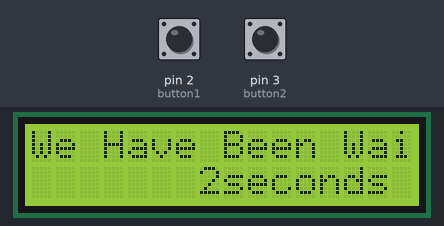
Recording of a sketch running on a simulated Arduino Uno, built with avr-gcc and run on an emulated ATmega328P. Shown: 16×2 character LCD. The inputs (shaded band) are chosen by the test bench; at power-on: pin 2 (button1) HIGH, pin 3 (button2) LOW.

Above: at 1.2 s.
1.3 s: pin 2 (button1) pulled LOW for 0.15 s
At 2.5 s:
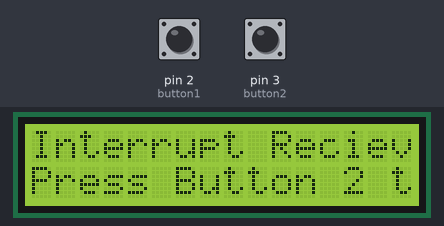
3.5 s: pin 3 (button2) pulled HIGH for 0.15 s
At 4.1 s:
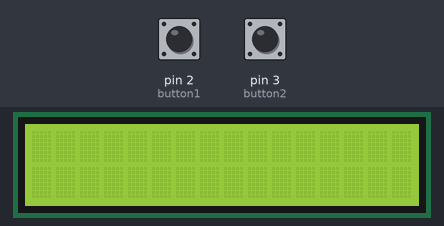
6.6 s: pin 2 (button1) pulled LOW for 1 s
At 8.6 s:
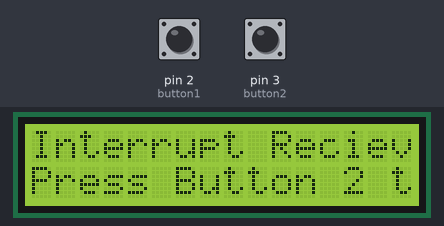
9.1 s: pin 3 (button2) pulled HIGH for 1 s
At 10.3 s:
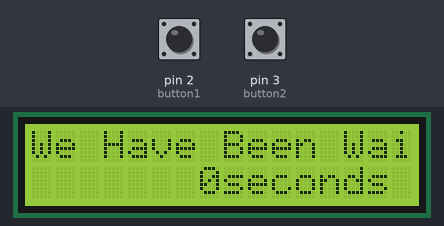
Timing chart, 0 to 12.1 s (numbered marks = the images above; inputs shaded):
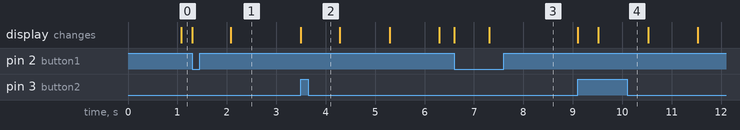

Measured:
- after the input at 1.3 s, the display: first changes at once (image 1 shows a later state)
- after the input at 3.5 s, the display: changes at once (image 2)
- after the input at 6.6 s, the display: first changes at once (image 3 shows a later state)
- after the input at 9.1 s, the display: first changes at once (image 4 shows a later state)

The sketch:

InterruptsArduino.ino
```cpp
/*
  Shivam Mehrotra - 660104381
  Lab 8 - Interrupts
  Description: The lab is to have you use 2 buttons and the 16x2 LCD display. Each button is to trigger an
  interrupt. The interrupts are to toggle between two states/messages displayed on the 16x2 LCD.
  Assumptions LCD is connected to 12,11,10,9,8,7. The two buttons are connected to 3 and 2.
  References:
    http://arduino.cc/en/Reference/attachInterrupt
    https://www.arduino.cc/en/Reference/Millis
*/

#include <LiquidCrystal.h>

LiquidCrystal lcd(12, 11, 10, 9, 8, 7);

// pins that will recieve the interrupt signals
const byte button1 = 2;
const byte button2  = 3;
int buttonStateDown = 0;         // variable for reading the pushbutton status
int previousStateDown =0;

int state = 0;
int time = millis();


// move lcd cursor to correct position to display time
void printTime() {
  int cursorS = 0;
  for(int i = time; i > 9; i /= 10 ) cursorS++;
  lcd.setCursor(7-cursorS,1);
  lcd.print(time);
}

void run() {
  lcd.clear();
  time++;
  lcd.setCursor(0,0);
  lcd.print("We Have Been Waiting For");
  lcd.setCursor(8,1);
  lcd.print("seconds");
  printTime();
  delay(1000);
}

// show prompt "Press 2 to continue..." on to the LCD
void pause() {
  lcd.setCursor(0,0);
  lcd.print("Interrupt Recieved");
  lcd.setCursor(0,1);
  lcd.print("Press Button 2 to continue");
  delay(200);
}

void resume() {
  // reset time and change back to running state
  if(state == 1)
  {
    time = -1;
    state = 0;
    lcd.clear();
  }
}

void stop() {
  // change the state to stop and clear screen
  if(state == 0)
  {
    state = 1;
    lcd.clear();
  }
}

void setup() {
  lcd.begin(16, 2);
  pinMode(button1, INPUT_PULLUP);
  pinMode(button2, INPUT);

  // interrupt signals
  attachInterrupt(digitalPinToInterrupt(button1), stop, CHANGE);
  attachInterrupt(digitalPinToInterrupt(button2), resume, CHANGE);
}

void loop()
{

  if(state == 0){
    run();
  }
  else {
    pause();
    // read the state of the pushbutton value:
    delay(2000);
    buttonStateDown = digitalRead(button2);   // Read the state of the down button
    if(buttonStateDown != previousStateDown){     // compare the presses
     if(buttonStateDown == HIGH){
      if(state == 1)
      {
        time = -1;
        state = 0;
        lcd.clear();
      }
     }
    }
    previousStateDown = buttonStateDown;          // store the last press for down button
  }
}
```
